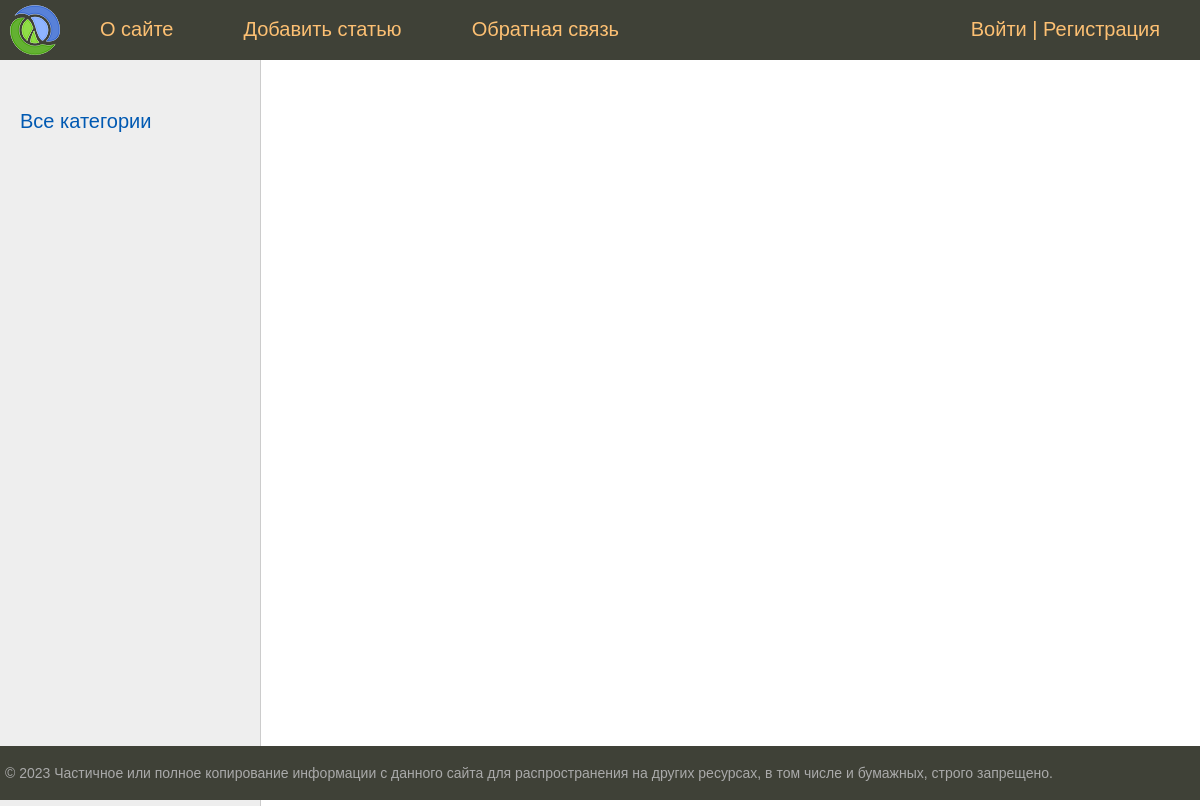
Before: / with the older database file.
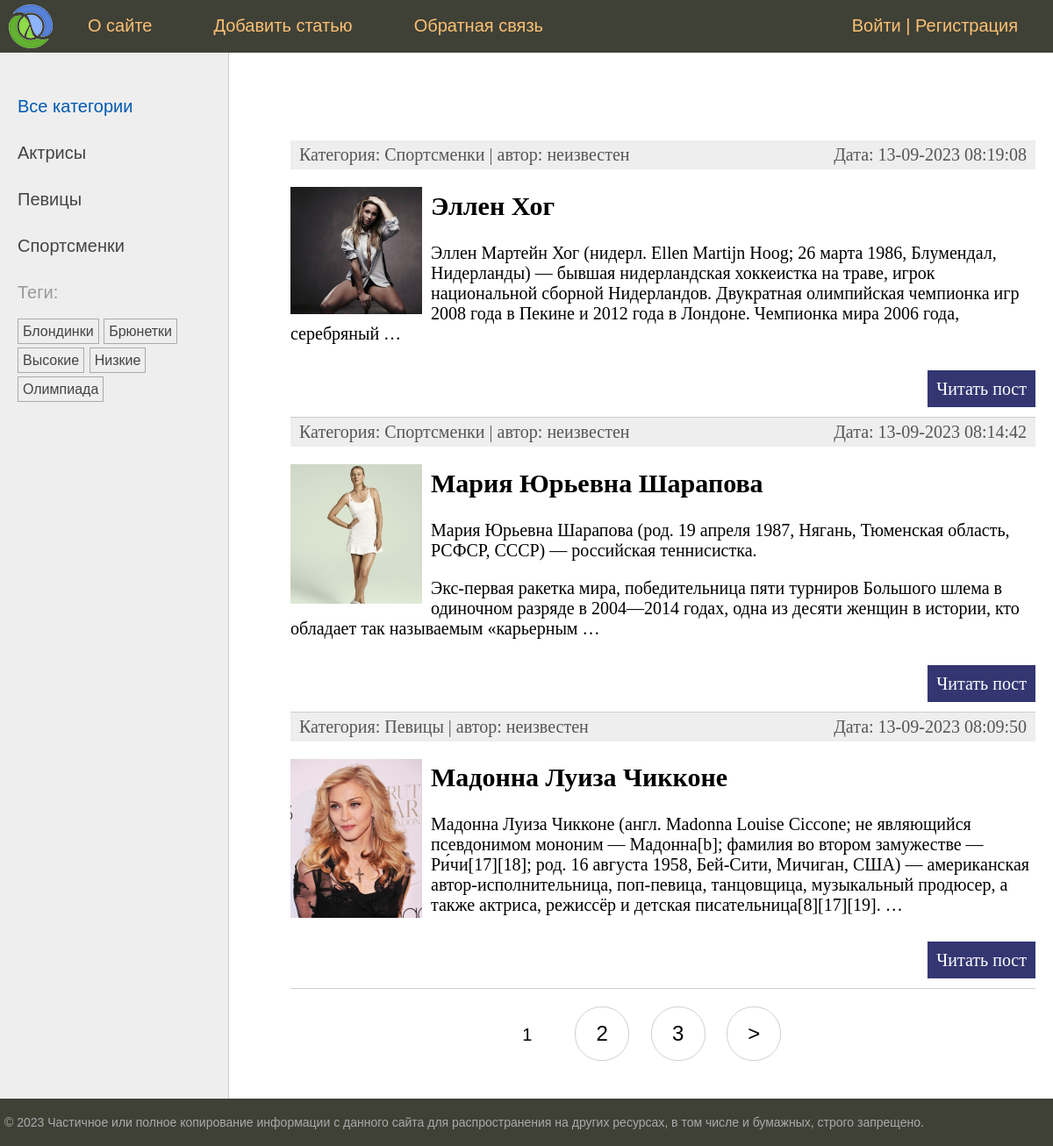
After: the same page with the newer database file.
### women/models.py (models this page shows, shortened)
class Category(models.Model):
    name = models.CharField(max_length=100, db_index=True, verbose_name="Категория")
    slug = models.SlugField(max_length=255, unique=True, db_index=True)
    class Meta:
        verbose_name = "Категория"
        verbose_name_plural = "Категории"
    def get_absolute_url(self):
        return reverse("category", kwargs={"cat_slug": self.slug})

class TagPost(models.Model):
    tag = models.CharField(max_length=100, db_index=True)
    slug = models.SlugField(max_length=255, unique=True, db_index=True)
    def get_absolute_url(self):
        return reverse("tag", kwargs={"tag_slug": self.slug})

class Women(models.Model):
    class Status(models.IntegerChoices):
        DRAFT = 0, "Черновик"
        PUBLISHED = 1, "Опубликовано"
    title = models.CharField(max_length=50, verbose_name="Заголовок")
    slug = models.SlugField(
        max_length=255,
        unique=True,
        db_index=True,
        validators=[
            MinLengthValidator(5, message="Минимум 5 символов"),
            MaxLengthValidator(100, message="Максимум 5 символов"),
        ],
    )
    photo = models.ImageField(
        upload_to="photos/%Y/%m/%d/",
        default=None,
        blank=True,
        null=True,
        verbose_name="Фото",
    )
    content = models.TextField(blank=True, verbose_name="Текст статьи")
    time_create = models.DateTimeField(auto_now_add=True, verbose_name="Время создания")
    time_update = models.DateTimeField(auto_now=True, verbose_name="Время изменения")
    is_published = models.BooleanField(
        choices=tuple(map(lambda x: (bool(x[0]), x[1]), Status.choices)),
        default=Status.DRAFT,
        verbose_name="Статус",
    )
    cat = models.ForeignKey(
        "Category",
        on_delete=models.PROTECT,
        related_name="posts",
        verbose_name="Категории",
    )
    tags = models.ManyToManyField(
        "TagPost", blank="True", related_name="tags", verbose_name="Тэги"
    )
    husband = models.OneToOneField(
        "Husband",
        related_name="woman",
        on_delete=models.SET_NULL,
        null=True,
        blank=True,
        verbose_name="Муж",
    )
    author = models.ForeignKey(
        get_user_model(),
        on_delete=models.SET_NULL,
        related_name="posts",
        null=True,
        default=None,
    )
    objects = models.Manager()
    published = PublishedManager()
    class Meta:
        verbose_name = "Известные женщины"
        verbose_name_plural = "Известные женщины"
        ordering = ["-time_create"]
        indexes = [models.Index(fields=["-time_create"])]
    def get_absolute_url(self):
        return reverse("post", kwargs={"post_slug": self.slug})

### women/views.py (the view)
# urls.py: path("", views.WomenHome.as_view(), name="home"),
class WomenHome(DataMixin, ListView):
    model = Women
    template_name = "women/index.html"
    context_object_name = "posts"
    title_page = "Главная страница"
    cat_selected = 0
    def get_queryset(self):
        return Women.published.all().select_related("cat")

### users/context_processors.py (called while the page is built)
def get_women_context(request):
    return {"mainmenu": menu}

### women/models.py (called while the page is built)
    def get_queryset(self):
        return super().get_queryset().filter(is_published=Women.Status.PUBLISHED)

### women/templatetags/women_tags.py (called while the page is built)
@register.inclusion_tag("women/list_categories.html")
def show_categories(cat_selected=0):
    cats = Category.objects.annotate(total=Count("posts")).filter(total__gt=0)
    return {"cats": cats, "cat_selected": cat_selected}

@register.inclusion_tag("women/list_tags.html")
def show_all_tags():
    return {"tags": TagPost.objects.annotate(total=Count("tags")).filter(total__gt=0)}

### women/templates/women/index.html (shortened to what this page needs)
{% extends 'base.html' %}
{% block content %}
<ul class="list-articles">
	{% for p in posts %}
			<li>
                <div class="article-panel">
                    <p class="first">Категория: {{p.cat.name}} | автор: {{ p.author.username|default:"неизвестен" }}</p>
                    <p class="last">Дата: {{p.time_update|date:"d-m-Y H:i:s"}}</p>
                </div>
                {% if p.photo %}
                    <p ><img class="img-article-left thumb" src="{{p.photo.url}}"></p>
                {% endif %}
                <h2>{{p.title}}</h2>
                {% autoescape off %}
	            {{p.content|linebreaks|truncatewords:40}}
                {% endautoescape %}
			<p class="link-read-post"><a href="{{ p.get_absolute_url }}">Читать пост</a></p>
			</li>
	{% endfor %}
</ul>
{% endblock %}
{% block navigation %}
{% if page_obj.has_other_pages %}
<nav class="list-pages">
    <ul>
        {% for p in paginator.page_range %}
        {% if page_obj.number == p %}
        <li class="page-num page-num-selected">{{ p }}</li>
        {% elif p >= page_obj.number|add:-2 and p <= page_obj.number|add:2  %}
        <li class="page-num">
            <a href="?page={{ p }}">{{ p }}</a>
        </li>
        {% endif %}
        {% endfor %}
        {% if page_obj.has_next %}
        <li class="page-num"><a href="?page={{ page_obj.next_page_number }}">&gt;</a></li>
        {% endif %}
    </ul>
</nav>
{% endif %}
{% endblock %}

### templates/base.html (shortened to what this page needs)
{% load static %}
{% load women_tags %}
<!DOCTYPE html>
<html>
<head>
    <link type="text/css" href="{% static 'women/css/styles.css' %}" rel="stylesheet" />
</head>
<body>
    <table class="table-page" border=0 cellpadding="0" cellspacing="0">
        <tr>
            <td valign=top>
                {% block mainmenu %}
                <div class="header">
                    <ul id="mainmenu" class="mainmenu">
                        <li class="logo"><a href="{% url 'home' %}">
                                <div class="logo"></div>
                            </a></li>
                        {% for m in mainmenu %}
                            <li><a href="{% url m.url_name %}">{{m.title}}</a></li>
                        {% endfor %}
                        {% if user.is_authenticated %}
                        <li class="last"> <a href="{% url 'users:profile' %}">{{user.username}}</a> | <a href="{% url 'users:logout' %}">Выйти</a></li>
                        {% else %}
                            <li class="last"><a href="{% url 'users:login' %}">Войти</a> | <a href="{% url 'users:register' %}">Регистрация</a></li>
                        {% endif %}
                    </ul>
                </div>
                {% endblock mainmenu %}
                <table class="table-content" border=0 cellpadding="0" cellspacing="0">
                    <tr>
                        <td valign="top" class="left-chapters">
                            <ul id="leftchapters">
                                {% if cat_selected == 0 %}
                                <li class="selected">Все категории</li>
                                {% else %}
                                <li><a href="{% url 'home' %}">Все категории</a></li>
                                {% endif %}
                                {% show_categories cat_selected %}
                                <li>{% show_all_tags %}</li>
                            </ul>
                        </td>
                        <td valign="top" class="content">
                            <div class="content-text">
                                {% block content %}
                                {% endblock %}
                            </div>
                            {% block navigation %}
                            {% endblock %}
                        </td>
                    </tr>
                </table>
            </td>
        </tr>
        <tr>
            <td valign=top>
                <div id="footer">
                    <p>&copy; 2023 Частичное или полное копирование информации с данного сайта для распространения на
                        других ресурсах, в том числе и бумажных, строго запрещено.</p>
                </div>
            </td>
        </tr>
    </table>
</body>
</html>

### women/templates/women/list_categories.html
{% for cat in cats %}
{% if cat.id == cat_selected %}
<li class="selected">{{ cat.name }}</li>
{% else %}
<li>
<a href="{{ cat.get_absolute_url }}">{{ cat.name }}</a>
</li>
{% endif %}
{% endfor %}

### women/templates/women/list_tags.html
{% if tags %}
    <p>Теги:</p>
    <ul class="tags-list">
        {% for t in tags %}
        <li><a href="{{ t.get_absolute_url }}">{{ t.tag }}</a></li>
        {% endfor %}
    </ul>
{% endif %}

### women/static/women/css/styles.css (style rules this page uses)
html, body { font-family: "Arial"; margin: 0; padding: 0; height: 100%; width: 100%; color: #444; }
a { color: #0059b2; text-decoration: none; }
img { max-width: 600px; height: auto; }
img.img-article-left { max-width: 300px; height: auto; float: left; padding: 0 10px 10px 0; }
img.img-article-left.thumb { max-width: 150px; height: auto; }
p.link-read-post { text-align: right; }
p.link-read-post a { padding: 10px; min-width: 100px; background: #333671; color: #fff; text-decoration: none; }
div.article-panel { background: #eee; padding: 5px 10px 5px 10px; box-sizing: border-box; overflow: hidden; color: #555; }
div.article-panel p.first { margin: 0; float: left; }
div.article-panel p.last { margin: 0; float: right; }
ul.list-articles { list-style: none; margin: 0; padding: 0; }
ul.list-articles li { border-bottom: 1px solid #ccc; }
.table-page { width: 100%; height: 100%; vertical-align: top; }
.table-page tr { height: 100%; }
.header { background: #3f4137; height: 60px; }
.logo { background: url("../images/logo.png") no-repeat 10px 5px; width: 70px; height: 60px; }
ul.mainmenu { list-style: none; margin: 0; padding: 0; height: 60px; color: #fdc073; font-size: 20px; overflow: hidden; }
ul.mainmenu li { float: left; margin: 18px 40px 0 30px; }
ul.mainmenu li.logo { margin: 0; }
ul.mainmenu li.last { float: right; }
ul.mainmenu li a { color: #fdc073; text-decoration: none; }
.table-content { width: 100%; min-height: 100%; height: 100%; }
.left-chapters { margin: 0; background: #eee; border-right: 1px solid #ccc; }
.left-chapters ul { width: 230px; margin: 0; padding: 20px 10px 10px 20px; list-style: none; font-size: 20px; }
.left-chapters ul li { margin: 30px 0 0 0; color: #999; }
.left-chapters ul li.selected { color: #0059b2; }
.left-chapters ul li a { color: #444; text-decoration: none; }
ul.tags-list { width: 100%; margin: 0; padding: 0; list-style: none; }
ul.tags-list li { margin: 0; padding: 0 0 10px; display: inline-block; }
ul.tags-list li a { padding: 5px; font-size: 16px; border: 1px solid #aaa; }
.content { padding: 40px 20px 20px 40px; width: 100%; box-sizing: border-box; }
.content-text { margin: 60px 0 0 30px; color: #000; font-size: 20px; font-family: Yandex Sans Display Light; }
#footer { box-sizing: border-box; background: #3f4137; padding: 5px; color: #aaa; font-size: 14px; font-family: Verdana, Geneva, Arial, Helvetica; text-align: left; overflow: hidden; }
.list-pages { text-align: center; margin: 0 0 20px 0; }
.list-pages ul { margin: 20px 0 0 0; padding: 0; list-style: none; }
.list-pages ul li { display: inline-block; margin: 0 20px 0 0; }
.list-pages a { color: #000; font-size: 24px; text-decoration: none; }
.list-pages .page-num, .page-num-selected { display: inline-block; width: 60px; height: 44px; padding: 16px 0 0 0; border: 1px solid #d0d0d0; border-radius: 30px; }
.list-pages .page-num-selected { border: none; color: #000; font-size: 20px; }

Changed rows visible on the page:
added Category: name "Актрисы"
added Category: name "Певицы"
added Category: name "Спортсменки"
added TagPost: tag "Блондинки"
added TagPost: tag "Брюнетки"
added TagPost: tag "Высокие"
added TagPost: tag "Низкие"
added TagPost: tag "Олимпиада"
added Women: cat.name "Спортсменки", author.username "неизвестен", time_update "13-09-2023 08:19:08", photo (picture), title "Эллен Хог", content "Эллен Мартейн Хог (нидерл. Ellen Martijn Hoog; 26 марта 1986, Блумендал, Нидерланды) — бывшая нидерландская хоккеистка на траве, игрок национальной сборной Нидерландов. Двукратная олимпийская чемпионка игр 2008 года в Пекине и 2012 года в Лондоне. Чемпионка мира 2006 года, серебряный …"
added Women: cat.name "Спортсменки", author.username "неизвестен", time_update "13-09-2023 08:14:42", photo (picture), title "Мария Юрьевна Шарапова", content "Мария Юрьевна Шарапова (род. 19 апреля 1987, Нягань, Тюменская область, РСФСР, СССР) — российская теннисистка. Экс-первая ракетка мира, победительница пяти турниров Большого шлема в одиночном разряде в 2004—2014 годах, одна из десяти женщин в истории, кто обладает так называемым «карьерным …"
added Women: cat.name "Певицы", author.username "неизвестен", time_update "13-09-2023 08:09:50", photo (picture), title "Мадонна Луиза Чикконе", content "Мадонна Луиза Чикконе (англ. Madonna Louise Ciccone; не являющийся псевдонимом мононим — Мадонна[b]; фамилия во втором замужестве — Ри́чи[17][18]; род. 16 августа 1958, Бей-Сити, Мичиган, США) — американская автор-исполнительница, поп-певица, танцовщица, музыкальный продюсер, а также актриса, режиссёр и детская писательница[8][17][19]. …"
Other visible differences:
text now shown: "Теги: >"
new list line: "1"
new list line: "2"
new list line: "3"
